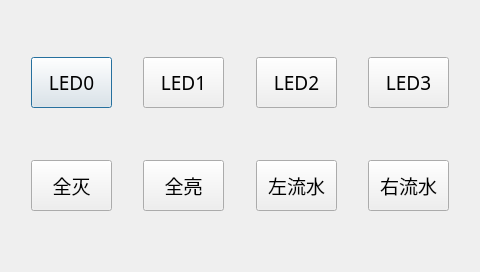
<?xml version="1.0" encoding="UTF-8"?>
<ui version="4.0">
 <class>ledDialog</class>
 <widget class="QDialog" name="ledDialog">
  <property name="windowModality">
   <enum>Qt::ApplicationModal</enum>
  </property>
  <property name="enabled">
   <bool>true</bool>
  </property>
  <property name="geometry">
   <rect>
    <x>0</x>
    <y>0</y>
    <width>480</width>
    <height>272</height>
   </rect>
  </property>
  <property name="minimumSize">
   <size>
    <width>480</width>
    <height>272</height>
   </size>
  </property>
  <property name="maximumSize">
   <size>
    <width>480</width>
    <height>272</height>
   </size>
  </property>
  <property name="font">
   <font>
    <family>文泉驿等宽微米黑</family>
    <pointsize>14</pointsize>
   </font>
  </property>
  <property name="windowTitle">
   <string>Tiny6410 Led</string>
  </property>
  <property name="sizeGripEnabled">
   <bool>false</bool>
  </property>
  <property name="modal">
   <bool>true</bool>
  </property>
  <widget class="QPushButton" name="pushButtonLed0">
   <property name="geometry">
    <rect>
     <x>31</x>
     <y>57</y>
     <width>81</width>
     <height>51</height>
    </rect>
   </property>
   <property name="font">
    <font>
     <family>文泉驿等宽微米黑</family>
     <pointsize>14</pointsize>
    </font>
   </property>
   <property name="text">
    <string>LED0</string>
   </property>
   <property name="checkable">
    <bool>true</bool>
   </property>
   <property name="checked">
    <bool>false</bool>
   </property>
   <property name="autoExclusive">
    <bool>true</bool>
   </property>
  </widget>
  <widget class="QPushButton" name="pushButtonLed1">
   <property name="geometry">
    <rect>
     <x>143</x>
     <y>57</y>
     <width>81</width>
     <height>51</height>
    </rect>
   </property>
   <property name="font">
    <font>
     <family>文泉驿等宽微米黑</family>
     <pointsize>14</pointsize>
    </font>
   </property>
   <property name="text">
    <string>LED1</string>
   </property>
   <property name="checkable">
    <bool>true</bool>
   </property>
   <property name="checked">
    <bool>false</bool>
   </property>
   <property name="autoExclusive">
    <bool>true</bool>
   </property>
  </widget>
  <widget class="QPushButton" name="pushButtonLed2">
   <property name="geometry">
    <rect>
     <x>256</x>
     <y>57</y>
     <width>81</width>
     <height>51</height>
    </rect>
   </property>
   <property name="font">
    <font>
     <family>文泉驿等宽微米黑</family>
     <pointsize>14</pointsize>
    </font>
   </property>
   <property name="text">
    <string>LED2</string>
   </property>
   <property name="checkable">
    <bool>true</bool>
   </property>
   <property name="autoExclusive">
    <bool>true</bool>
   </property>
  </widget>
  <widget class="QPushButton" name="pushButtonLed3">
   <property name="geometry">
    <rect>
     <x>368</x>
     <y>57</y>
     <width>81</width>
     <height>51</height>
    </rect>
   </property>
   <property name="font">
    <font>
     <family>文泉驿等宽微米黑</family>
     <pointsize>14</pointsize>
    </font>
   </property>
   <property name="text">
    <string>LED3</string>
   </property>
   <property name="checkable">
    <bool>true</bool>
   </property>
   <property name="autoExclusive">
    <bool>true</bool>
   </property>
  </widget>
  <widget class="QPushButton" name="pushButtonRightWater">
   <property name="geometry">
    <rect>
     <x>368</x>
     <y>160</y>
     <width>81</width>
     <height>51</height>
    </rect>
   </property>
   <property name="font">
    <font>
     <family>文泉驿等宽微米黑</family>
     <pointsize>14</pointsize>
    </font>
   </property>
   <property name="text">
    <string>右流水</string>
   </property>
   <property name="checkable">
    <bool>true</bool>
   </property>
   <property name="autoExclusive">
    <bool>true</bool>
   </property>
  </widget>
  <widget class="QPushButton" name="pushButtonTurnOffAll">
   <property name="geometry">
    <rect>
     <x>31</x>
     <y>160</y>
     <width>81</width>
     <height>51</height>
    </rect>
   </property>
   <property name="font">
    <font>
     <family>文泉驿等宽微米黑</family>
     <pointsize>14</pointsize>
    </font>
   </property>
   <property name="text">
    <string>全灭</string>
   </property>
   <property name="checkable">
    <bool>true</bool>
   </property>
   <property name="autoExclusive">
    <bool>true</bool>
   </property>
  </widget>
  <widget class="QPushButton" name="pushButtonLeftWater">
   <property name="geometry">
    <rect>
     <x>256</x>
     <y>160</y>
     <width>81</width>
     <height>51</height>
    </rect>
   </property>
   <property name="font">
    <font>
     <family>文泉驿等宽微米黑</family>
     <pointsize>14</pointsize>
    </font>
   </property>
   <property name="text">
    <string>左流水</string>
   </property>
   <property name="checkable">
    <bool>true</bool>
   </property>
   <property name="autoExclusive">
    <bool>true</bool>
   </property>
  </widget>
  <widget class="QPushButton" name="pushButtonTurnOnAll">
   <property name="geometry">
    <rect>
     <x>143</x>
     <y>160</y>
     <width>81</width>
     <height>51</height>
    </rect>
   </property>
   <property name="font">
    <font>
     <family>文泉驿等宽微米黑</family>
     <pointsize>14</pointsize>
    </font>
   </property>
   <property name="text">
    <string>全亮</string>
   </property>
   <property name="checkable">
    <bool>true</bool>
   </property>
   <property name="autoExclusive">
    <bool>true</bool>
   </property>
  </widget>
 </widget>
 <layoutdefault spacing="6" margin="11"/>
 <resources/>
 <connections/>
</ui>
